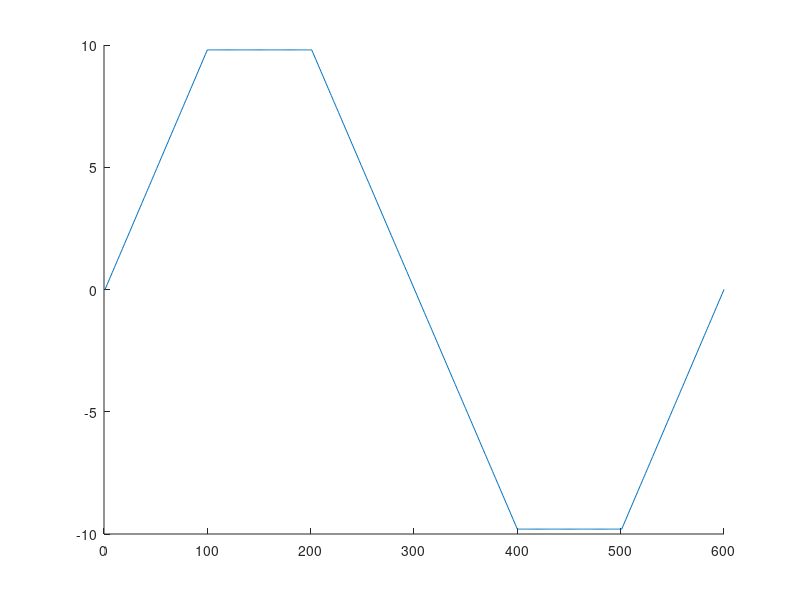
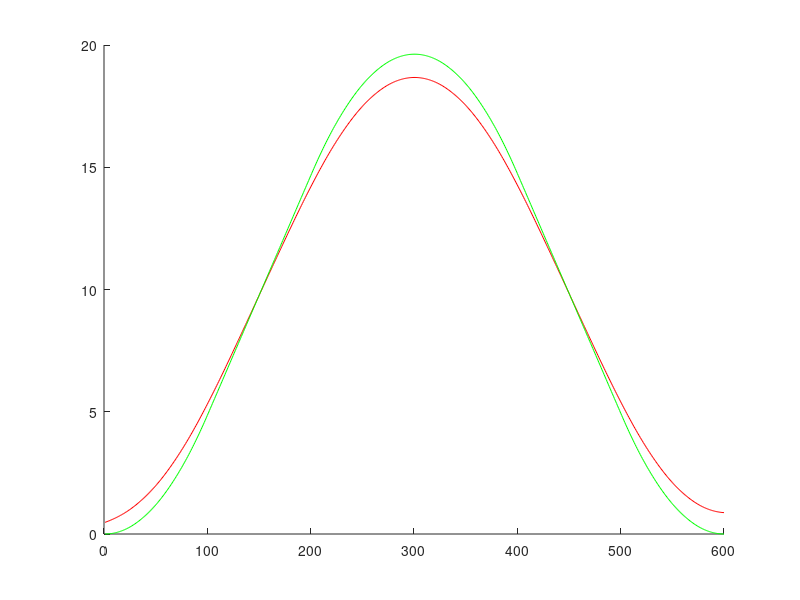
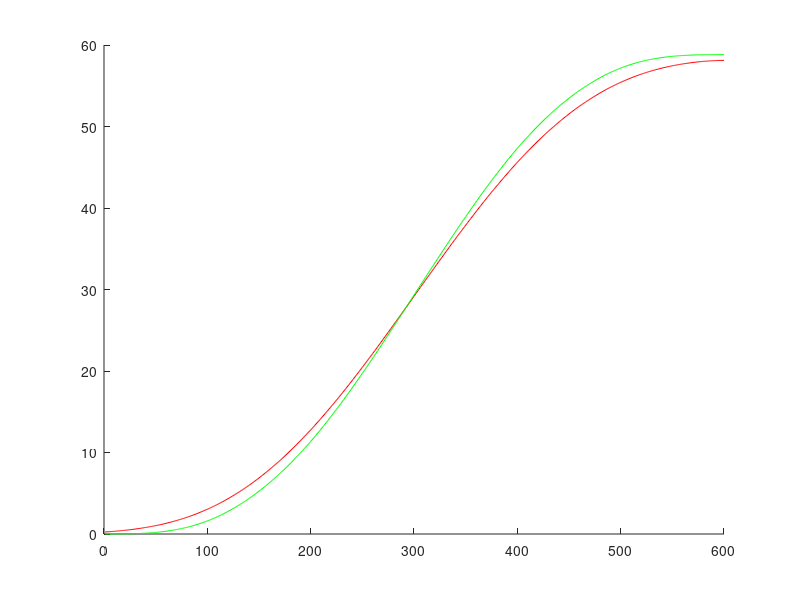

These figures' MATLAB source, in order:
%% heading
% created by Billy Phillips
% robo sub

%% House keeping
clear
clc
close all

%% filter 
order = 1;
filtCutOff = 0.01;
[b, a] = butter(order, filtCutOff, 'low');

%% set aceeleration
rampUp = linspace(0,9.8);
stedyHigh(1:100) = 9.8;
rampDown = linspace(9.8,-9.8,200);
stedyLow(1:100) = -9.8;
rampUp2 = linspace(-9.8,0);

acc = [rampUp,stedyHigh,rampDown,stedyLow,rampUp2];

%% plot accleration

figure()
hold;
plot(acc)

%%  integrate into vel
vel = cumtrapz(acc)/100;

velfilt =  filtfilt(b,a,vel);

figure();
hold;
plot(velfilt, 'r');
plot(vel, 'g')

%%  integrate into pos

pos = cumtrapz(vel)/100;
posfilt = cumtrapz(velfilt)/100;
posfilt =  filtfilt(b,a,posfilt);

figure()
hold;
plot(posfilt, 'r');
plot(pos, 'g');





